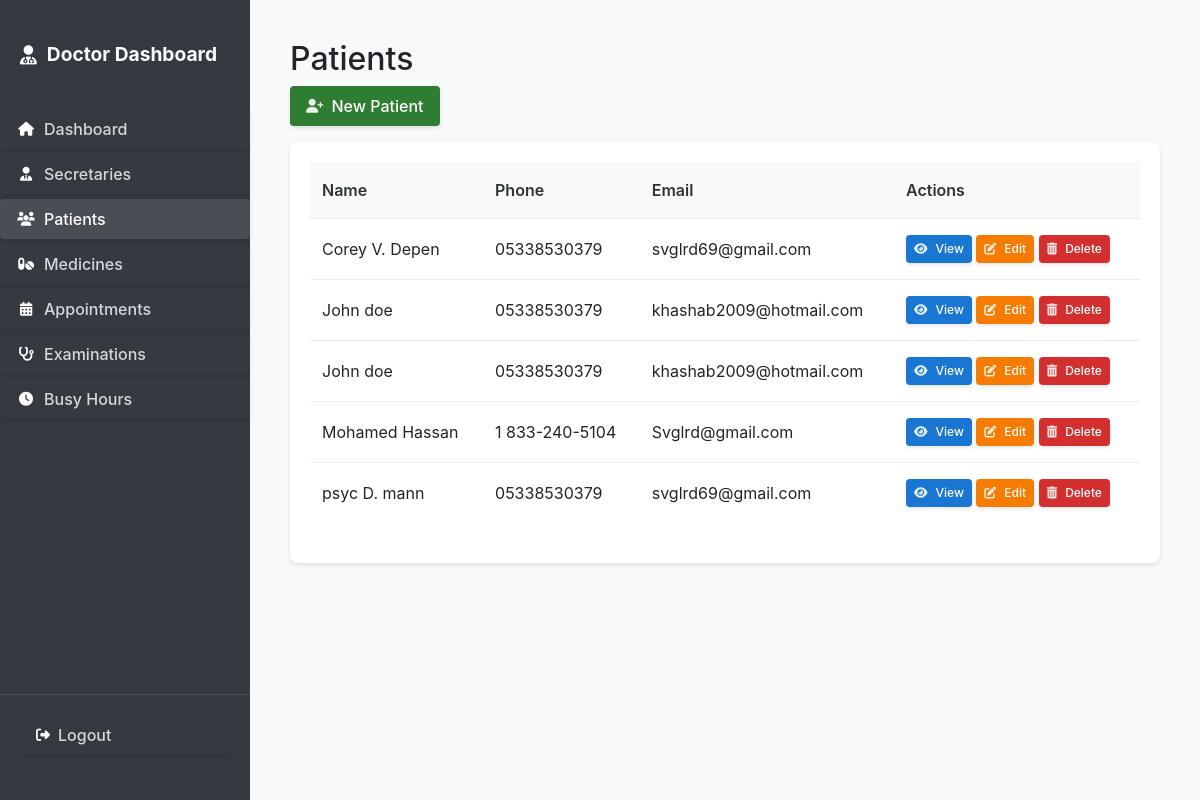
The app's page /patients/ (signed in) with its own data.
### secretary_dash/models.py (models this page shows, shortened)
class Patient(models.Model):
    name = models.CharField(max_length=100)
    phone = models.CharField(max_length=20)
    email = models.EmailField()
    address = models.TextField()
    date_of_birth = models.DateField()
    created_at = models.DateTimeField(auto_now_add=True)
    class Meta:
        ordering = ['name']

### secretary_dash/views.py (the view)
# urls.py: path('patients/', views.patient_list, name='patient_list'),
@login_required
@user_passes_test(is_staff)
def patient_list(request):
    patients = Patient.objects.all().order_by('name')
    return render(request, 'secretary_dash/common/patient_list.html', {
        'patients': patients
    })

### secretary_dash/auth.py (called while the page is built)
    def get_user(self, user_id):
        UserModel = get_user_model()
        try:
            return UserModel.objects.get(pk=user_id)
        except UserModel.DoesNotExist:
            return None

### secretary_dash/views.py (called while the page is built)
def is_staff(user):
    return user.is_superuser or hasattr(user, 'secretary')

### templates/secretary_dash/common/patient_list.html (shortened to what this page needs)
{% extends 'secretary_dash/common/table_base.html' %}
{% block page_title %}Patients{% endblock %}
{% block header_actions %}
<a href="{% url 'secretary_dash:patient_create' %}" class="btn btn-add">
    <i class="fas fa-user-plus"></i>
    <span>New Patient</span>
</a>
{% endblock %}
{% block table_content %}
{% if patients %}
    <table>
        <thead>
            <tr>
                <th>Name</th>
                <th>Phone</th>
                <th>Email</th>
                <th>Actions</th>
            </tr>
        </thead>
        <tbody>
            {% for patient in patients %}
                <tr>
                    <td>{{ patient.name }}</td>
                    <td>{{ patient.phone }}</td>
                    <td>{{ patient.email }}</td>
                    <td class="actions">
                        <a href="{% url 'secretary_dash:patient_detail' patient.id %}" class="btn btn-view btn-sm">
                            <i class="fas fa-eye"></i>
                            <span>View</span>
                        </a>
                        <a href="{% url 'secretary_dash:patient_edit' patient.id %}" class="btn btn-edit btn-sm">
                            <i class="fas fa-edit"></i>
                            <span>Edit</span>
                        </a>
                        <form method="post" action="{% url 'secretary_dash:patient_delete' patient.id %}" style="display: inline;">
                            <button type="submit" class="btn btn-delete btn-sm" onclick="return confirm('Are you sure you want to delete this patient?');">
                                <i class="fas fa-trash-alt"></i>
                                <span>Delete</span>
                            </button>
                        </form>
                    </td>
                </tr>
            {% endfor %}
        </tbody>
    </table>
{% else %}
    <p class="no-data">No patients found.</p>
{% endif %}
{% endblock %}

### templates/secretary_dash/common/table_base.html
{% extends request.user.is_superuser|yesno:'secretary_dash/doctor/base.html,secretary_dash/secretary/base.html' %}
{% load user_tags %}
{% load custom_tags %}
{% block content %}
<div class="container">
    <div class="header">
        <h2>{% block page_title %}{% endblock %}</h2>
        <div class="header-actions">
            {% block header_actions %}{% endblock %}
        </div>
    </div>
    <div class="table-container">
        {% block table_content %}{% endblock %}
    </div>
</div>
{% endblock %}

### templates/secretary_dash/doctor/base.html (shortened to what this page needs)
{% extends 'secretary_dash/common/base.html' %}
{% block body %}
    <nav class="sidebar">
        <a href="{% url 'secretary_dash:doctor_dashboard' %}" class="logo">
            <i class="fas fa-user-md"></i>
            <span>Doctor Dashboard</span>
        </a>
        <ul class="nav-links">
            <li>
                <a href="{% url 'secretary_dash:doctor_dashboard' %}" class="btn {% if request.resolver_match.url_name == 'doctor_dashboard' %}active{% endif %}">
                    <i class="fas fa-home"></i>
                    <span>Dashboard</span>
                </a>
            </li>
            <li>
                <a href="{% url 'secretary_dash:secretary_list' %}" class="btn {% if request.resolver_match.url_name == 'secretary_list' %}active{% endif %}">
                    <i class="fas fa-user-tie"></i>
                    <span>Secretaries</span>
                </a>
            </li>
            <li>
                <a href="{% url 'secretary_dash:patient_list' %}" class="btn {% if request.resolver_match.url_name == 'patient_list' %}active{% endif %}">
                    <i class="fas fa-users"></i>
                    <span>Patients</span>
                </a>
            </li>
            <li>
                <a href="{% url 'secretary_dash:medicine_list' %}" class="btn {% if request.resolver_match.url_name == 'medicine_list' %}active{% endif %}">
                    <i class="fas fa-pills"></i>
                    <span>Medicines</span>
                </a>
            </li>
            <li>
                <a href="{% url 'secretary_dash:appointment_list' %}" class="btn {% if request.resolver_match.url_name == 'appointment_list' %}active{% endif %}">
                    <i class="fas fa-calendar-alt"></i>
                    <span>Appointments</span>
                </a>
            </li>
            <li>
                <a href="{% url 'secretary_dash:examination_list' %}" class="btn {% if request.resolver_match.url_name == 'examination_list' %}active{% endif %}">
                    <i class="fas fa-stethoscope"></i>
                    <span>Examinations</span>
                </a>
            </li>
            <li>
                <a href="{% url 'secretary_dash:busy_hours_list' %}" class="btn {% if request.resolver_match.url_name == 'busy_hours_list' %}active{% endif %}">
                    <i class="fas fa-clock"></i>
                    <span>Busy Hours</span>
                </a>
            </li>
        </ul>
        <div class="user-menu">
            <form method="post" action="{% url 'logout' %}">
                <button type="submit" class="btn">
                    <i class="fas fa-sign-out-alt"></i>
                    <span>Logout</span>
                </button>
            </form>
        </div>
    </nav>
    <div class="main-content">
        {% block content %}{% endblock %}
    </div>
{% endblock %}

### templates/secretary_dash/common/base.html (shortened to what this page needs)
{% load user_tags %}
{% load custom_tags %}
{% load static %}
<!DOCTYPE html>
<html lang="en">
<head>
    <link href="https://cdn.jsdelivr.net/npm/bootstrap@5.1.3/dist/css/bootstrap.min.css" rel="stylesheet">
    <link rel="stylesheet" href="https://cdnjs.cloudflare.com/ajax/libs/font-awesome/6.4.0/css/all.min.css">
    <link rel="stylesheet" href="{% static 'css/main.css' %}">
</head>
<body>
    {% block body %}{% endblock %}
</body>
</html>

### records on screen
Patient: name "Corey V. Depen", phone "05338530379", email "svglrd69@gmail.com"
Patient: name "John doe", phone "05338530379", email "khashab2009@hotmail.com"
Patient: name "John doe", phone "05338530379", email "khashab2009@hotmail.com"
Patient: name "Mohamed Hassan", phone "1 833-240-5104", email "Svglrd@gmail.com"
Patient: name "psyc D. mann", phone "05338530379", email "svglrd69@gmail.com"
